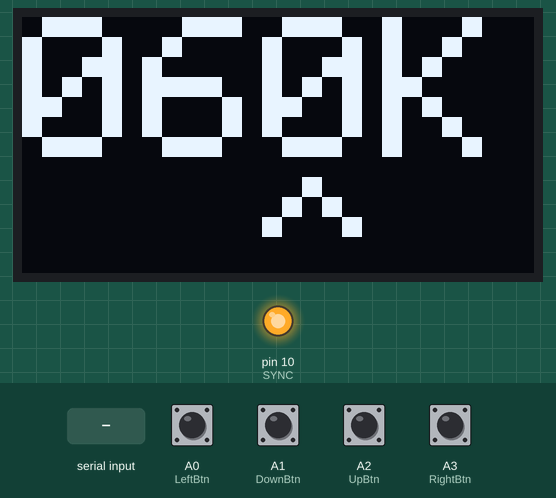
Recording of a sketch running on a simulated Arduino Uno, built with avr-gcc and run on an emulated ATmega328P. Shown: 128×64 one-colour display, output pins drawn as LEDs (lit = HIGH). Inputs (shaded band) come from the test bench; at power-on: A0 (LeftBtn), A1 (DownBtn), A2 (UpBtn), A3 (RightBtn) HIGH. Pins used as bus, display or sensor lines are not drawn; what the sketch prints to the serial monitor is not drawn.

Above: at 1.2 s.
1.3 s: A0 (LeftBtn) pulled LOW for 1 s
At 2.7 s:
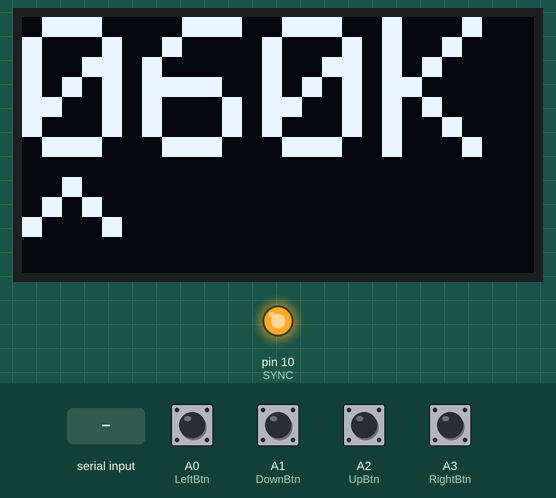
3.8 s: A2 (UpBtn) pulled LOW for 1 s
At 4.6 s:
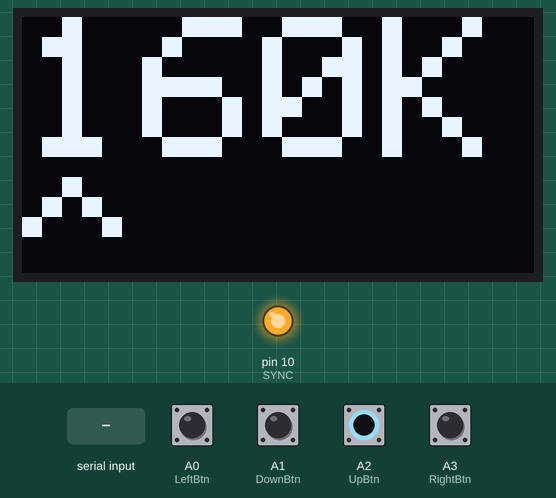
6.3 s: A3 (RightBtn) pulled LOW for 1 s
8.8 s: A1 (DownBtn) pulled LOW for 1 s
At 9.6 s:
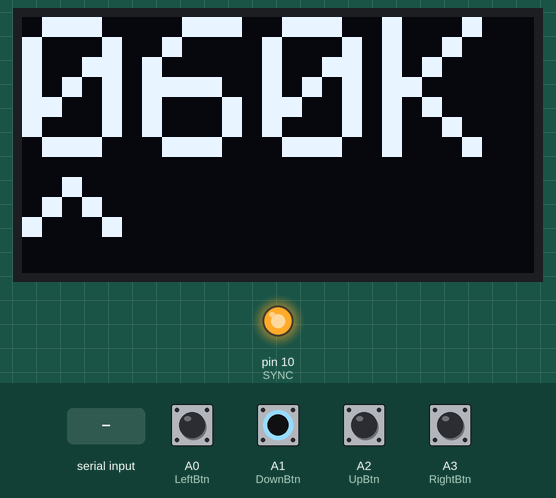
11.3 s: "E90\n" received over Serial
12.8 s: "E,45\n" received over Serial
At 13.5 s:
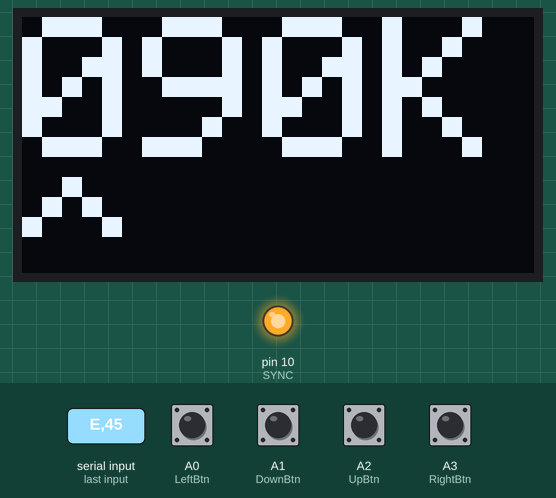
Timing chart, 0 to 15.3 s (numbered marks = the images above; inputs shaded):
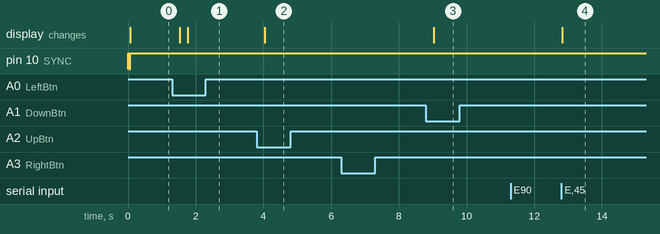

Measured:
- after the input at 1.3 s, the display: first changes after 0.23 s (image 1 shows a later state)
- after the input at 3.8 s, the display: changes after 0.23 s (image 2)
- after the input at 6.3 s, every drawn part: stays the same
- after the input at 8.8 s, the display: changes after 0.23 s (image 3)
- after the input at 11.3 s, every drawn part: stays the same
- after the input at 12.8 s, the display: changes at once (image 4)

The sketch:

DigitalPotentiometer.ino.ino
```cpp
/*! \file HandleTestJig.ino */

/*! \mainpage HandleTestJig Index Page
 *
 * \section Author and Date
 *
 * Author: Kunpeng Zhang (kunpeng.zhang@biotexmedical.com)
 * Date: 07/06/2023
 *
 *
 * \section Protocol
 * Protocol for BLT and HandleTestJig Communication (BLT <--> Arduino)
 * Baud 115200 (ASCII), The Commands always started with a "B" and end with a "E".
 */

#include <SPI.h>
#include <Wire.h>
#include <Adafruit_GFX.h>
#include <Adafruit_SSD1306.h>
// #include "version.h"

uint8_t channelNum=0;   ///< The channel (bay) number, when set to 1 to 8, the related bay will be chosen, to actual turn on the bay, the power needs to be turned on by command B20E
uint8_t newReceived=0; ///< Received data from comm port, this only contains one character, it needs to be saved to inputString
uint8_t debugOutput=1; ///< Verbose output control, default debug output is off, use command B255E to turn on/of the debug output
//const char versionNum[6]="1.000";

int upKeyTime=0;
int downKeyTime=0;
int leftKeyTime=0;
int rightKeyTime=0;
int cursorPos=0;
int currentRes=60;
int previousRes=1;

const PROGMEM uint16_t resValue[] = {
  0,//never use
  2,5,7,10,12,15,17,20,23,25,
  28,30,33,35,38,41,43,46,48,51,
  54,56,59,62,64,67,69,72,74,77,
  80,82,85,87,90,93,95,98,100,103,
  105,108,111,113,116,118,121,124,126,129,
  131,134,136,139,142,144,147,149,152,155,
  157,160,162,165,167,170,173,175,178,180,
  183,186,188,191,193,196,199,201,204,206,
  209,211,214,217,219,222,224,227,230,232,
  235,237,240,243,245,248,250,253,255,258,
  261,263,266,268,271,274,276,279,281,284,
  286,289,292,294,297,299,302,305,307,310,
  312,315,317,320,323,325,328,330,333,336,
  338,341,343,346,349,351,354,356,359,361,
  364,367,369,372,374,377,380,382,385,387,
  390,392,395,398,400,403,405,408,411,413,
  416,418,421,424,426,429,431,434,436,439,
  442,444,447,449,452,455,457,460,462,465,
  468,470,473,475,478,480,483,486,488,491
};

/*****************************I2C for INA239 ***************************/
SPISettings INA239_settings(1000000,MSBFIRST,SPI_MODE1); //!< Create a configuration variable for SPI bus. 1000000 is bitrate, MSBFIRST is transition msb first, SPI_MODE1 is the transmission method (defined in Arduino SPI library).

#define SCLK 13
#define SDO  12
#define SDI  11
#define SYNC 10

#define LeftBtn   A0
#define DownBtn   A1
#define UpBtn     A2
#define RightBtn  A3

unsigned long previousTime;
bool updateScreen=true;

#define SCREEN_WIDTH 128 // OLED display width, in pixels
#define SCREEN_HEIGHT 64 // OLED display height, in pixels

// Declaration for an SSD1306 display connected to I2C (SDA, SCL pins)
// The pins for I2C are defined by the Wire-library.
// On an arduino UNO:       A4(SDA), A5(SCL)
// On an arduino MEGA 2560: 20(SDA), 21(SCL)
// On an arduino LEONARDO:   2(SDA),  3(SCL), ...
#define OLED_RESET     -1 // Reset pin # (or -1 if sharing Arduino reset pin)
#define SCREEN_ADDRESS 0x3C ///< See datasheet for Address; 0x3C for 128x64
Adafruit_SSD1306 display(SCREEN_WIDTH, SCREEN_HEIGHT, &Wire, OLED_RESET);

void testdrawstyles(void)
{
  display.clearDisplay();

//  display.setTextSize(1);             // Normal 1:1 pixel scale
  display.setTextColor(SSD1306_WHITE);        // Draw white text
  display.setCursor(0,0);             // Start at top-left corner
//  display.println(F("Hello, world!"));
//
//  display.setTextColor(SSD1306_BLACK, SSD1306_WHITE); // Draw 'inverse' text
//  display.println(3.141592);

  display.setTextSize(5);             // Draw 2X-scale text
  display.setTextColor(SSD1306_WHITE);

  if(currentRes<10)
  {
    display.print("00");
    display.print(currentRes,DEC);
    display.println("K");
  }
  else if(currentRes<100)
  {
    display.print("0");
    display.print(currentRes,DEC);
    display.println("K");
  }
  else if(currentRes>=100)
  {
    display.print(currentRes,DEC);
    display.println("K");
  }


  if(cursorPos==0)
  {
    display.print("  ^");
  }
  else if(cursorPos==1)
  {
    display.print(" ^ ");
  }
  else if(cursorPos==2)
  {
    display.print("^  ");
  }

  display.display();
}

/**
  Initial all the Pins and Variables, Setup SPI and UART, the SPI is set to 1MHz, UART is set to 115200 bps
  @param void
  @return void
*/
void setup()
{

    digitalWrite(SYNC, HIGH);
    pinMode(SYNC, OUTPUT);

    pinMode(SCLK, OUTPUT);
    pinMode(SDO, OUTPUT);

    pinMode(SDI, INPUT_PULLUP);


    pinMode(LeftBtn, INPUT_PULLUP);
    pinMode(DownBtn, INPUT_PULLUP);
    pinMode(UpBtn, INPUT_PULLUP);
    pinMode(RightBtn, INPUT_PULLUP);

//****************************Communication initial**********************/
    SPI.begin();

    Serial.begin(115200);
    Serial.setTimeout(100); ///<long delay allows testing from terminal windows. Follow cmd with 'E' or other non digit to end cmd.

    if(!display.begin(SSD1306_SWITCHCAPVCC, SCREEN_ADDRESS))
    {
      Serial.println(F("SSD1306 allocation failed"));
      for(;;); // Don't proceed, loop forever
    }
    // testdrawstyles();
//************************Initial global variables*******************************/
   previousTime = millis();
}

String inputString = "";      ///< a String to hold incoming data
bool stringComplete = false;  ///< Current string is complete

/*
Infinite loop for the main process steps
*/
void loop()
{
  // put your main code here, to run repeatedly:

  if(millis() - previousTime> 1)//10ms
  {
      previousTime = millis();

      if( digitalRead(LeftBtn)==LOW )//keydown
      {
          leftKeyTime ++;
          if(leftKeyTime==100)//300ms
          {
            leftKeyTime=0;
            if(cursorPos<2)
            {
              cursorPos++;
              updateScreen=true;
            }

          }
      }
      else
      {
        leftKeyTime=0;
      }

      if( digitalRead(RightBtn)==LOW )//keydown
      {
          rightKeyTime ++;
          if(rightKeyTime==100)//300ms
          {
            rightKeyTime=0;
            if(cursorPos>0)
            {
              cursorPos--;
              updateScreen=true;
            }

          }
      }
      else
      {
        rightKeyTime=0;
      }

      if( digitalRead(UpBtn) == LOW )//keydown
      {
        upKeyTime++;
        if(upKeyTime==100)//300ms
        {
          upKeyTime=0;
          int8_t digit[3];
          previousRes = currentRes;
          digit[0] = currentRes%10;
          digit[1] = (currentRes/10) %10;
          digit[2] = currentRes/100;
          digit[cursorPos]++;
          if(digit[cursorPos]>9)
            digit[cursorPos]=0;

          currentRes = digit[2]*100+digit[1]*10+digit[0];
          if( currentRes<=190 && currentRes > 0)
          {
            updateScreen = true;
          }
          else
          {
            currentRes = previousRes;
          }
        }
      }
      else
      {
        upKeyTime=0;
      }

      if( digitalRead(DownBtn) == LOW )//keydown
      {
        downKeyTime++;
        if(downKeyTime==100)//300ms
        {
          downKeyTime=0;
          int8_t digit[3];
          previousRes = currentRes;
          digit[0] = currentRes%10;
          digit[1] = (currentRes/10) %10;
          digit[2] = currentRes/100;
          digit[cursorPos]--;
          if(digit[cursorPos]<0)
            digit[cursorPos]=9;

          currentRes = digit[2]*100+digit[1]*10+digit[0];
          if( currentRes<=190 && currentRes > 0)
          {
            updateScreen = true;
          }
          else
          {
            currentRes = previousRes;
          }
        }
      }
      else
      {
        downKeyTime=0;
      }
  }
  int DataReceived;

  if (stringComplete) //update display with UART received data
  {
      DataReceived=inputString.toInt();
      if(DataReceived<=190 && DataReceived > 0)
      {
        previousRes = currentRes;
        currentRes = DataReceived;
        updateScreen=true;
      }

      if(debugOutput)
          Serial.println(DataReceived);

      inputString = "";
      stringComplete = false;
  }

  if(updateScreen==true)
  {
    updateScreen=false;

    uint16_t displayRes=pgm_read_word_near(resValue+currentRes);
    // int displayRes=50;
    if(displayRes<256)
    {
      digitalWrite(SYNC, LOW);
      SPI.beginTransaction(INA239_settings);
      SPI.transfer(0x10);  //register to write
      SPI.transfer(255-displayRes);
      SPI.endTransaction();
      digitalWrite(SYNC, HIGH);

      delay(1);

      digitalWrite(SYNC, LOW);
      SPI.beginTransaction(INA239_settings);
      SPI.transfer(0x11);  //register to write
      SPI.transfer(0xFF);
      SPI.endTransaction();

      digitalWrite(SYNC, HIGH);
    }

    else if(displayRes>=256&&displayRes<511)
    {
      digitalWrite(SYNC, LOW);
      SPI.beginTransaction(INA239_settings);
      SPI.transfer(0x10);  //register to write
      SPI.transfer(0x00);
      SPI.endTransaction();
      digitalWrite(SYNC, HIGH);

      delay(1);

      digitalWrite(SYNC, LOW);
      SPI.beginTransaction(INA239_settings);
      SPI.transfer(0x11);  //register to write
      SPI.transfer(510-displayRes);
      SPI.endTransaction();
      digitalWrite(SYNC, HIGH);
    }

    testdrawstyles();
  }

}


/*
SerialEvent occurs whenever a new data comes in the hardware serial RX
*/
void serialEvent()
{
    while (Serial.available())
    {
        // get the new byte:
        char inChar = (char)Serial.read();
        // add it to the inputString:
        if(inChar=='B'||inChar=='b')
        {
            inputString="";
        }
        else if(inChar=='E'||inChar=='e')
        {
            stringComplete = true;
        }
        else if(inChar>='0'&&inChar<='9')
        {
            inputString += inChar;
        }
    }
}
```
